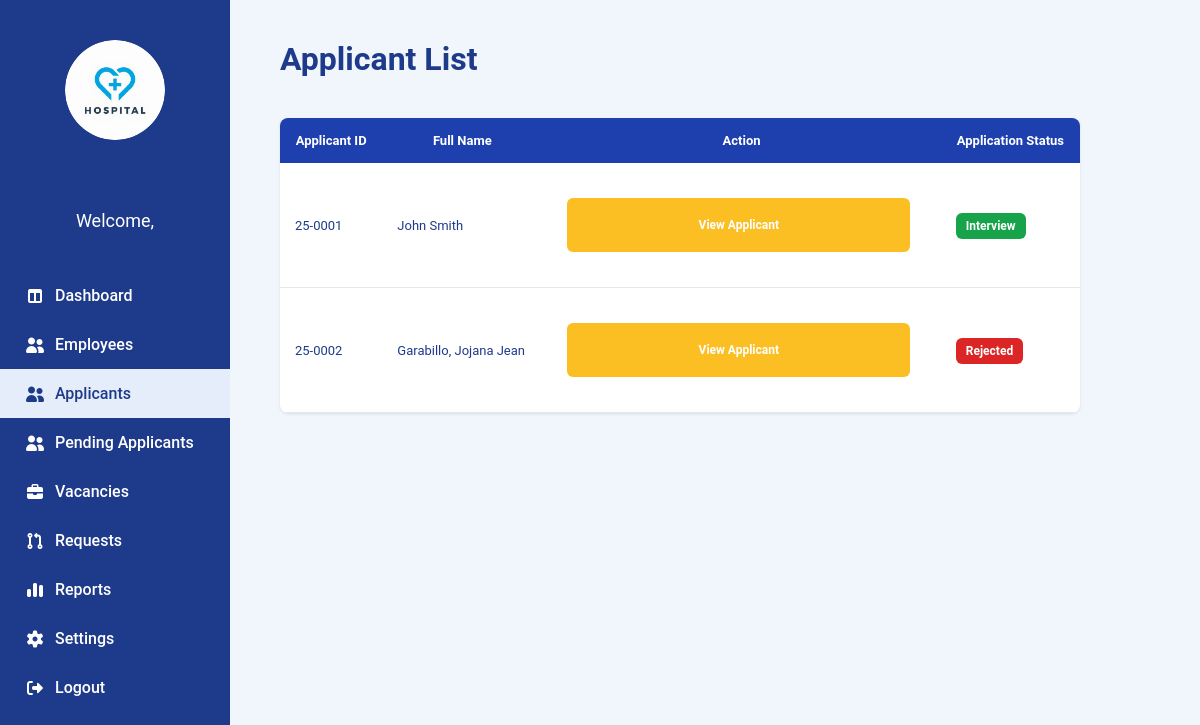
Page /Admin-Applicants.php on the earlier database version.
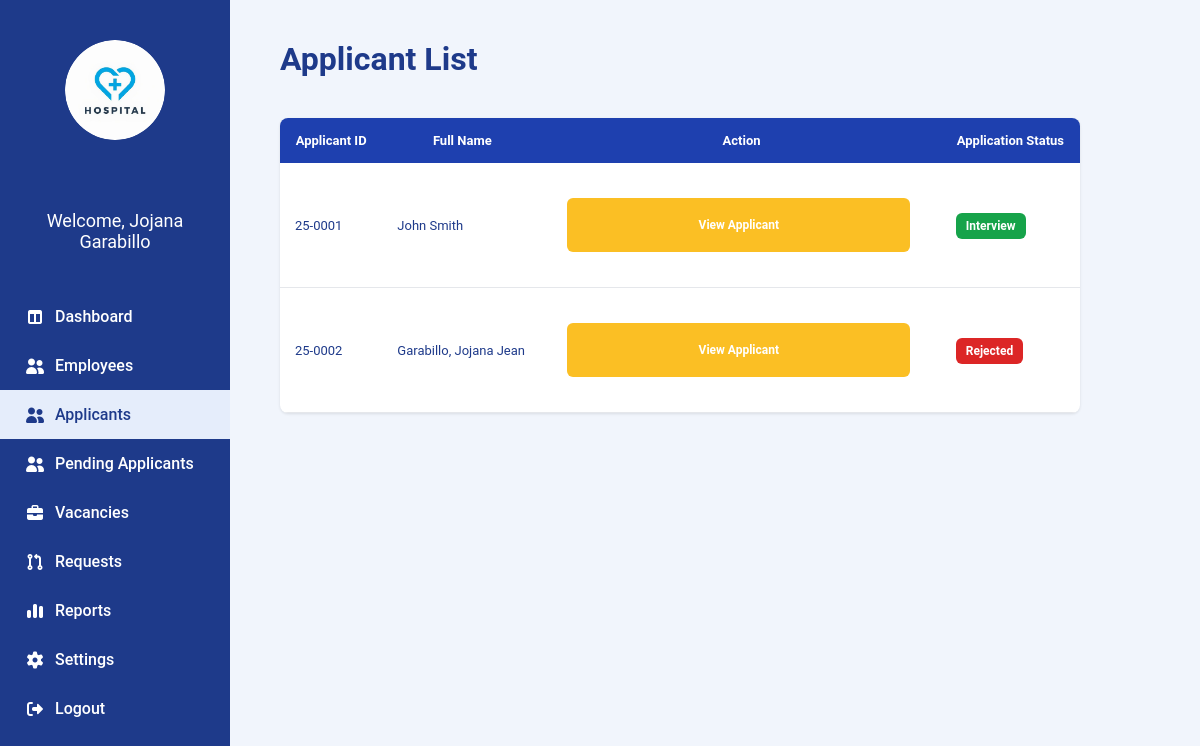
Same page on the later database version.
### tables this page shows
CREATE TABLE `user` (
  `user_id` varchar(100) NOT NULL,
  `applicant_employee_id` varchar(100) DEFAULT NULL,
  `email` varchar(100) NOT NULL,
  `password` varchar(255) NOT NULL,
  `role` varchar(50) NOT NULL,
  `fullname` varchar(150) NOT NULL,
  `status` varchar(20) NOT NULL,
  `created_at` datetime NOT NULL,
  `profile_pic` varchar(255) DEFAULT NULL,
  `reset_token` varchar(255) NOT NULL,
  `token_expiry` varchar(255) NOT NULL
);

### Admin-Applicants.php (the view, shortened to what this page needs)
<?php
require 'admin/db.connect.php';
$adminanmeQuery = $conn->query("SELECT fullname FROM user WHERE role = 'Admin'");
if ($adminanmeQuery && $row = $adminanmeQuery->fetch_assoc()) {
  $adminname = $row['fullname'];
}
?>
<!DOCTYPE html>
<html lang="en">
<head>
  <link rel="stylesheet" href="admin-sidebar.css">
  <link rel="stylesheet" href="https://cdnjs.cloudflare.com/ajax/libs/font-awesome/7.0.1/css/all.min.css"
 />
</head>
<body>
  <div class="sidebar">
    <div class="sidebar-logo">
      <img src="Images/hospitallogo.png" alt="">
    </div>
    <div class="sidebar-name">
      <p><?php echo "Welcome, $adminname"; ?></p>
    </div>
    <ul class="nav">
      <li><a href="Admin_Dashboard.php"><i class="fa-solid fa-table-columns"></i>Dashboard</a></li>
      <li><a href="Admin_Employee.php"><i class="fa-solid fa-user-group"></i>Employees</a></li>
      <li class="active"><a href="Admin-Applicants.php"><i class="fa-solid fa-user-group"></i>Applicants</a></li>
      <li><a href="Admin-Pending-Applicants.php"><i class="fa-solid fa-user-group"></i>Pending Applicants</a></li>
      <li><a href="Admin_Vacancies.php"><i class="fa-solid fa-briefcase"></i>Vacancies</a></li>
      <li><a href="Admin-request.php"><i class="fa-solid fa-code-pull-request"></i>Requests</a></li>
      <li><a href="#"><i class="fa-solid fa-chart-simple"></i>Reports</a></li>
      <li><a href="Admin-Settings.php"><i class="fa-solid fa-gear"></i>Settings</a></li>
      <li><a href="Login.php"><i class="fa-solid fa-right-from-bracket"></i>Logout</a></li>
    </ul>
  </div>
  <main class="main-content">
    <div class="main-content-header">
      <h1>Applicant List</h1>
    </div>
    <div class="table-container">
      <table class="table table-hover">
        <thead>
          <tr>
            <th>Applicant ID</th>
            <th>Full Name</th>
            <th>Action</th>
            <th>Application Status</th>
          </tr>
        </thead>
        <tbody>
          <tr>
            <td>25-0001</td>
            <td>John Smith</td>
            <td><button class="view-btn" onclick="viewApplicant('25-0001', 'John Smith')">View Applicant</button></td>
            <td><span class="status-badge status-interview">Interview</span></td>
          </tr>
          <tr>
            <td>25-0002</td>
            <td>Garabillo, Jojana Jean</td>
            <td><button class="view-btn" onclick="viewApplicant('25-0002', 'Garabillo, Jojana Jean')">View
                Applicant</button></td>
            <td><span class="status-badge status-rejected">Rejected</span></td>
          </tr>
        </tbody>
      </table>
    </div>
  </main>
</body>
</html>

### admin-sidebar.css (style rules this page uses)
* { margin: 0; padding: 0; box-sizing: border-box; }
img { height: 75px; width: 75px; padding: 10px; border-radius: 50%; }
.main-content { display: flex; justify-content: center; }
button { font-family: "Roboto", sans-serif; background-color: #2563EB; border: none; border-radius: 20px; width: 343px; height: 54px; color: #CEE3F5; font-size: 16px; margin: 20px 10px; cursor: pointer; transition: 0.3s; }
.main-content, .login-button, .forgot-password, .show-password { display: flex; justify-content: center; }
.sidebar { width: 230px; background-color: #1E3A8A; height: 100vh; display: flex; flex-direction: column; align-items: center; padding-top: 30px; position: fixed; left: 0; top: 0; }
.nav { list-style: none; width: 100%; }
.nav li { color: #ffffff; padding: 15px 25px; width: 100%; display: flex; align-items: center; gap: 10px; font-weight: 500; cursor: pointer; transition: all 0.3s ease; }
.nav li:hover, .nav li.active { background-color: #e5edfb; color: #1E3A8A; }
.nav i { width: 20px; text-align: center; }
.nav a { text-decoration: none; color: inherit; display: flex; align-items: center; gap: 10px; width: 100%; }
.nav li.active a { color: #1E3A8A; }

### Admin-Applicants.php (style rules this page uses)
body { font-family: 'Poppins', 'Roboto', sans-serif; margin: 0; display: flex; background-color: #f1f5fc; color: #111827; }
.sidebar-logo { display: flex; justify-content: center; margin-bottom: 50px; }
.sidebar-logo img { height: 120px; width: 120px; }
.sidebar-name { display: flex; justify-content: center; align-items: center; text-align: center; color: white; padding: 10px; margin-bottom: 30px; font-size: 18px; flex-direction: column; }
.main-content { padding: 40px 30px; margin-left: 250px; color: #1e3a8a; display: flex; flex-direction: column; }
.main-content-header h1 { margin: 0; font-size: 2rem; margin-bottom: 40px; }
.table-container { background: white; border-radius: 8px; overflow: hidden; box-shadow: 0 1px 3px rgba(0, 0, 0, 0.1); margin-bottom: 100px; overflow-x: auto; }
.table { width: 100%; border-collapse: collapse; min-width: 800px; }
.table thead th { background: #1e40af; color: white; font-weight: 600; font-size: 13px; border: none; padding: 15px; vertical-align: middle; }
.table tbody td { padding: 15px; font-size: 13px; border-bottom: 1px solid #e5e7eb; }
.view-btn { padding: 8px 20px; background: #fbbf24; color: white; border: none; border-radius: 6px; cursor: pointer; font-size: 12px; font-weight: 600; transition: all 0.3s; }
.status-badge { font-size: 12px; font-weight: 600; padding: 6px 10px; border-radius: 6px; }
.status-interview { background: #16a34a; color: white; }
.status-rejected { background: #dc2626; color: white; }

Differences in the rows shown:
added user: fullname "Jojana Garabillo"
